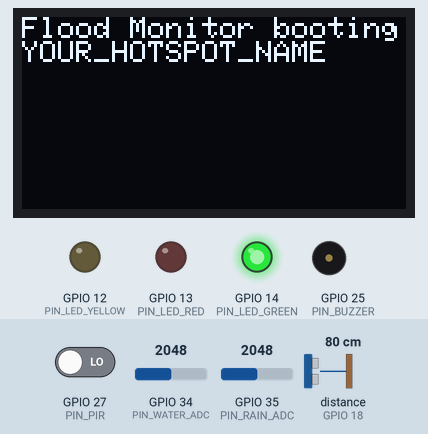
This sketch was run on a simulated ESP32. On the bench: 128×64 one-colour display, output pins drawn as LEDs (lit = HIGH), buzzer (waves = sounding). Wiring (inferred from the names in the program): ultrasonic range finder: trigger GPIO 5; echo GPIO 18. The inputs (shaded band) are chosen by the test bench; at power-on: distance to the obstacle (sensor on GPIO 18) 80 cm, GPIO 27 (PIN_PIR) LOW, GPIO 34 (PIN_WATER_ADC) = 2048, GPIO 35 (PIN_RAIN_ADC) = 2048. The echo pulse lasts 58.3 µs per cm; WiFi joins after 1.5 s; servers stay silent unless stated; the local clock reads 2024-03-15 10:24:30 at power-on unless the sketch sets it; pins used as bus, display or sensor lines are not drawn; what the sketch prints to the serial monitor is not drawn.

Above: at 0.3 s.
1.5 s: distance to the obstacle (sensor on GPIO 18) set to 74 cm
At 3.2 s:
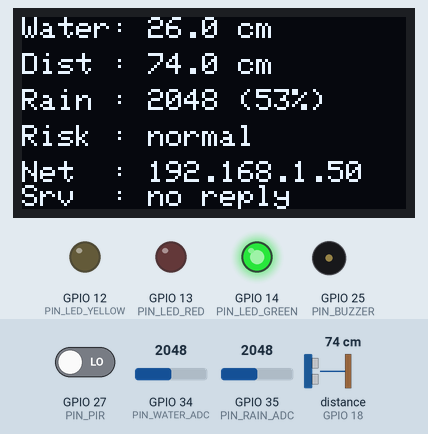
3.5 s: distance to the obstacle (sensor on GPIO 18) set to 67 cm
At 4.7 s:
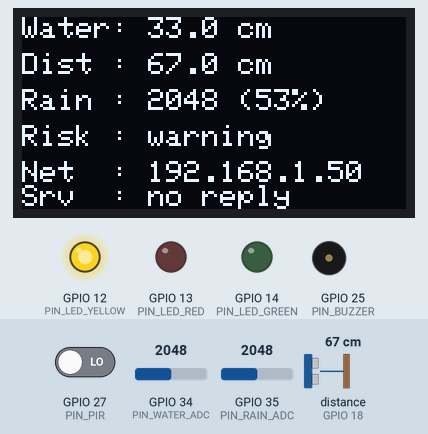
5.0 s: distance to the obstacle (sensor on GPIO 18) set to 60 cm
At 7.9 s:
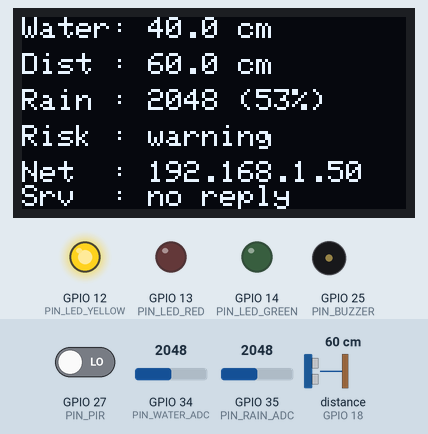
8.2 s: distance to the obstacle (sensor on GPIO 18) set to 51 cm
At 10.5 s:
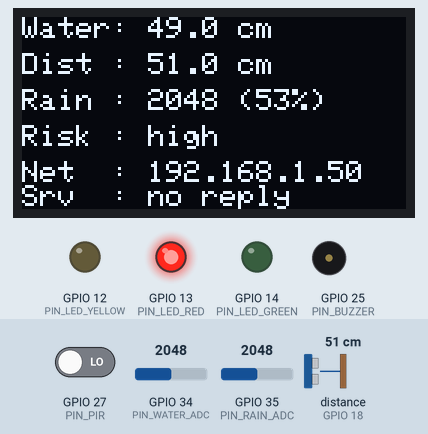
10.7 s: distance to the obstacle (sensor on GPIO 18) set to 37 cm
At 11.82 s:
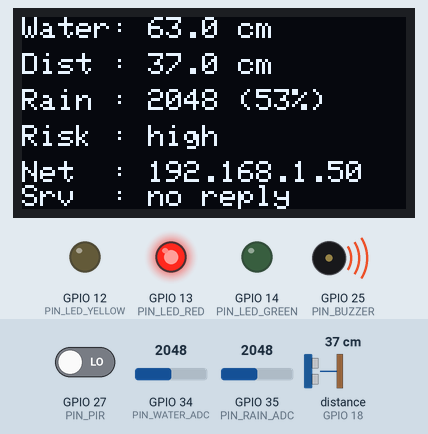
13.2 s: distance to the obstacle (sensor on GPIO 18) set to 30 cm
At 13.7 s:
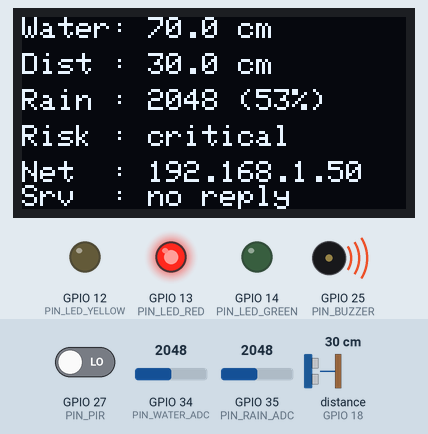
Timing chart, 0 to 15.7 s (numbered marks = the images above; inputs shaded):
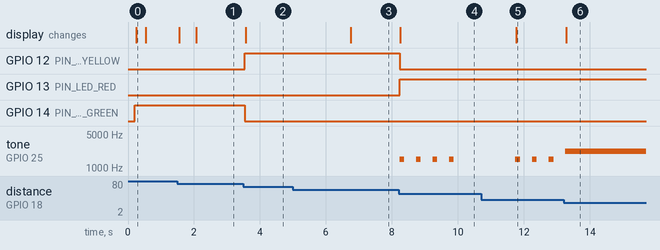

Measured:
- the behaviour switches between 71 and 70 cm on distance to the obstacle (sensor on GPIO 18) (found by bisection; images 1 and 2)
- the behaviour switches between 55 and 54 cm on distance to the obstacle (sensor on GPIO 18) (found by bisection; images 3 and 4)
- the behaviour switches between 35 and 34 cm on distance to the obstacle (sensor on GPIO 18) (found by bisection; images 5 and 6)
- after the input at 1.5 s, the display: first changes after 0.05 s (image 1 shows a later state)
- after the input at 3.5 s, GPIO 12 (PIN_LED_YELLOW): LOW → HIGH at once; GPIO 14 (PIN_LED_GREEN): HIGH → LOW at once; the display: changes after 0.07 s (image 2)
- after the input at 5.0 s, the display: changes after 1.8 s (image 3)
- after the input at 8.2 s, GPIO 12 (PIN_LED_YELLOW): HIGH → LOW at once; GPIO 13 (PIN_LED_RED): LOW → HIGH at once; tone on GPIO 25 (PIN_BUZZER): alternates 1500 Hz for 0.15 s and silent for 0.35 s, 8 changes in all, then stays silent, starting at once; the display: changes after 0.06 s (image 4)
- after the input at 10.7 s, the display: changes after 1.1 s (image 5)
- after the input at 13.2 s, the display: changes after 0.08 s (image 6)

The sketch:

flood_monitor.ino
```cpp
/*
 * flood_monitor.ino
 * ---------------------------------------------------------------------------
 * Flood Prediction & Early Warning System - ESP32 sensor node firmware.
 *
 * Flow:
 *   HC-SR04 + rain sensor + analogue water sensor + PIR
 *        -> ESP32 Wi-Fi (mobile hotspot)
 *        -> HTTP POST to the computer running FastAPI:
 *             http://<COMPUTER_HOTSPOT_IP>:8000/api/sensors/data
 *
 * Component / pin map (matches the existing prototype, do not change casually):
 *   Rain analogue input .......... GPIO 35  (ADC1, input only)
 *   Water analogue input ......... GPIO 34  (ADC1, input only)
 *   Ultrasonic TRIG .............. GPIO 5
 *   Ultrasonic ECHO .............. GPIO 18  (*LEVEL SHIFT / DIVIDER REQUIRED*)
 *   PIR .......................... GPIO 27
 *   Green LED .................... GPIO 14
 *   Yellow LED ................... GPIO 12
 *   Red LED ...................... GPIO 13
 *   Buzzer ....................... GPIO 25
 *   OLED I2C SDA ................. GPIO 21
 *   OLED I2C SCL ................. GPIO 22   (address 0x3C)
 *   Serial ....................... 115200
 *
 * SAFETY NOTE:
 *   The HC-SR04 ECHO pin outputs 5 V. Feeding it directly into GPIO 18 will
 *   eventually damage the ESP32. Use a level shifter or a 1k/2k voltage divider
 *   so ECHO never exceeds 3.3 V.
 *
 * LIBRARIES (Arduino IDE Library Manager):
 *   - Adafruit SSD1306
 *   - Adafruit GFX Library
 *
 * CONFIGURE Wi-Fi / backend in "wifi_config.h" (see that file).
 * Never commit your real Wi-Fi password to a public repository.
 */

#include <WiFi.h>
#include <WebServer.h>
#include <Wire.h>
#include <Adafruit_GFX.h>
#include <Adafruit_SSD1306.h>

#include "wifi_config.h"   // Wi-Fi SSID/password + backend host/port + calibration

// ---------------------------------------------------------------------------
// Pull mode: the backend can also PULL from this ESP32 instead of being pushed
// to. Enter this device's IP (shown on the OLED as "Net") into the dashboard's
// "ESP32 address" box. The web server listens on port 80.
// ---------------------------------------------------------------------------
WebServer server(80);

// Forward declarations (Arduino IDE auto-generates prototypes, but keeping these
// explicit avoids ordering surprises between buildJson() and isoNow()).
String isoNow();

// --------------------------------------------------------------------------- //
// Pins
// --------------------------------------------------------------------------- //
#define PIN_RAIN_ADC      35
#define PIN_WATER_ADC     34
#define PIN_TRIG          5
#define PIN_ECHO          18
#define PIN_PIR           27
#define PIN_LED_GREEN     14
#define PIN_LED_YELLOW    12
#define PIN_LED_RED       13
#define PIN_BUZZER        25

#define OLED_SDA          21
#define OLED_SCL          22
#define OLED_ADDR         0x3C
#define SCREEN_WIDTH      128
#define SCREEN_HEIGHT     64

// --------------------------------------------------------------------------- //
// Risk thresholds (MUST match backend/backend/config.py - prototype values!)
// --------------------------------------------------------------------------- //
#define THRESHOLD_WARNING_CM   30.0
#define THRESHOLD_HIGH_CM      45.0
#define THRESHOLD_CRITICAL_CM  65.0

// Rain ADC calibration (12-bit). Relative percentage only, not mm/hour.
#define RAIN_ADC_DRY      400
#define RAIN_ADC_WET      3500

#define REPORT_INTERVAL_MS  5000UL   // send a reading every 5 s
#define SENSOR_INTERVAL_MS  500UL    // read sensors twice a second
#define HTTP_TIMEOUT_MS     2500     // do not block the loop for longer than this
#define WIFI_RETRY_MS       10000UL

Adafruit_SSD1306 display(SCREEN_WIDTH, SCREEN_HEIGHT, &Wire, -1);

// --------------------------------------------------------------------------- //
// State
// --------------------------------------------------------------------------- //
unsigned long lastSensorMs = 0;
unsigned long lastReportMs = 0;
unsigned long lastWifiAttemptMs = 0;

float gWaterLevel = 0.0;      // cm
float gDistance = -1.0;       // cm, -1 = invalid / timeout
int   gRainAdc = 0;
float gRainPct = 0.0;
int   gWaterAdc = 0;
int   gPir = 0;
bool  gDistanceValid = false;

String gRisk = "normal";
bool gBackendOk = false;
unsigned long gLastBackendOkMs = 0;
bool gWebServerStarted = false;

// --------------------------------------------------------------------------- //
// Setup
// --------------------------------------------------------------------------- //
void setup() {
  Serial.begin(115200);
  delay(200);

  pinMode(PIN_TRIG, OUTPUT);
  pinMode(PIN_ECHO, INPUT);
  pinMode(PIN_PIR, INPUT);
  pinMode(PIN_LED_GREEN, OUTPUT);
  pinMode(PIN_LED_YELLOW, OUTPUT);
  pinMode(PIN_LED_RED, OUTPUT);
  pinMode(PIN_BUZZER, OUTPUT);
  digitalWrite(PIN_TRIG, LOW);
  setIndicators("normal");
  noTone(PIN_BUZZER);

  Wire.begin(OLED_SDA, OLED_SCL);
  if (!display.begin(SSD1306_SWITCHCAPVCC, OLED_ADDR)) {
    Serial.println("[OLED] init failed (check wiring/address 0x3C)");
  } else {
    display.clearDisplay();
    display.setTextColor(SSD1306_WHITE);
    display.setTextSize(1);
    display.setCursor(0, 0);
    display.println("Flood Monitor booting");
    display.println(WIFI_SSID);
    display.display();
  }

  connectWifi();
}

// --------------------------------------------------------------------------- //
// Wi-Fi
// --------------------------------------------------------------------------- //
void connectWifi() {
  if (WiFi.status() == WL_CONNECTED) return;
  Serial.printf("[WiFi] connecting to %s ...\n", WIFI_SSID);
  WiFi.mode(WIFI_STA);
  WiFi.begin(WIFI_SSID, WIFI_PASSWORD);
  lastWifiAttemptMs = millis();
}

// --------------------------------------------------------------------------- //
// Sensors
// --------------------------------------------------------------------------- //
float readDistanceCm() {
  digitalWrite(PIN_TRIG, LOW);
  delayMicroseconds(3);
  digitalWrite(PIN_TRIG, HIGH);
  delayMicroseconds(10);
  digitalWrite(PIN_TRIG, LOW);

  // 25 ms timeout -> ~4 m max range. 0 == no echo (never treat as 0 cm water!)
  unsigned long duration = pulseIn(PIN_ECHO, HIGH, 25000UL);
  if (duration == 0) return -1.0;
  float cm = duration * 0.0343f / 2.0f;
  if (cm < 2.0f || cm > 400.0f) return -1.0;
  return cm;
}

void readSensors() {
  gRainAdc = analogRead(PIN_RAIN_ADC);
  gWaterAdc = analogRead(PIN_WATER_ADC);
  gPir = digitalRead(PIN_PIR) ? 1 : 0;

  // Rain: calibrated RELATIVE percentage (not a physical mm/hour measurement).
  long span = RAIN_ADC_WET - RAIN_ADC_DRY;
  float pct = (float)(gRainAdc - RAIN_ADC_DRY) / (float)span * 100.0f;
  if (pct < 0) pct = 0;
  if (pct > 100) pct = 100;
  gRainPct = pct;

  float d = readDistanceCm();
  if (d < 0) {
    gDistanceValid = false;             // keep last known level, flag invalid
    Serial.println("[HC-SR04] timeout/invalid reading");
  } else {
    gDistanceValid = true;
    gDistance = d;
    float level = (float)REFERENCE_HEIGHT_CM - d;
    if (level < 0) level = 0;
    gWaterLevel = level;
  }

  // Local risk classification (same thresholds as backend).
  if (!gDistanceValid) {
    gRisk = "unknown";
  } else if (gWaterLevel >= THRESHOLD_CRITICAL_CM) {
    gRisk = "critical";
  } else if (gWaterLevel >= THRESHOLD_HIGH_CM) {
    gRisk = "high";
  } else if (gWaterLevel >= THRESHOLD_WARNING_CM) {
    gRisk = "warning";
  } else {
    gRisk = "normal";
  }

  setIndicators(gRisk);
}

void setIndicators(const String &risk) {
  digitalWrite(PIN_LED_GREEN,  risk == "normal"   ? HIGH : LOW);
  digitalWrite(PIN_LED_YELLOW, risk == "warning"  ? HIGH : LOW);
  digitalWrite(PIN_LED_RED,    (risk == "high" || risk == "critical") ? HIGH : LOW);
  if (risk == "critical") {
    tone(PIN_BUZZER, 2200);
  } else if (risk == "high") {
    tone(PIN_BUZZER, 1500, 150);   // short chirp
  } else {
    noTone(PIN_BUZZER);
  }
}

// --------------------------------------------------------------------------- //
// Display
// --------------------------------------------------------------------------- //
void updateDisplay() {
  display.clearDisplay();
  display.setTextColor(SSD1306_WHITE);
  display.setTextSize(1);

  display.setCursor(0, 0);
  display.print("Water: ");
  if (gDistanceValid) { display.print(gWaterLevel, 1); display.println(" cm"); }
  else { display.println("-- (no echo)"); }

  display.setCursor(0, 12);
  display.print("Dist : ");
  if (gDistanceValid) { display.print(gDistance, 1); display.println(" cm"); }
  else { display.println("-- cm"); }

  display.setCursor(0, 24);
  display.print("Rain : ");
  display.print(gRainAdc);
  display.print(" (");
  display.print((int)gRainPct);
  display.println("%)");

  display.setCursor(0, 36);
  display.print("Risk : ");
  display.println(gRisk);

  display.setCursor(0, 48);
  display.print("Net  : ");
  display.print(WiFi.status() == WL_CONNECTED ? WiFi.localIP().toString() : String("offline"));
  display.setCursor(0, 56);
  display.print("Srv  : ");
  display.print(gBackendOk ? "ok" : "no reply");
  display.display();
}

// --------------------------------------------------------------------------- //
// Sensor JSON (shared by POST mode and the pull-mode web server)
// --------------------------------------------------------------------------- //
String buildJson() {
  String json = "{";
  json += "\"device_id\":\"" DEVICE_ID "\",";
  json += "\"source\":\"esp32\",";
  json += "\"firmware\":\"flood_monitor/1.0\",";
  json += "\"ip\":\"" + WiFi.localIP().toString() + "\",";
  if (gDistanceValid) {
    json += "\"water_level_cm\":" + String(gWaterLevel, 2) + ",";
    json += "\"ultrasonic_distance_cm\":" + String(gDistance, 2) + ",";
  } else {
    // Omit invalid measurements rather than sending a false 0 cm water level.
    json += "\"ultrasonic_distance_cm\":null,";
  }
  json += "\"rainfall_reading\":" + String(gRainAdc) + ",";
  json += "\"rainfall_intensity\":" + String(gRainPct, 1) + ",";
  json += "\"water_sensor_raw\":" + String(gWaterAdc) + ",";
  json += "\"pir_motion\":" + String(gPir) + ",";
  json += "\"risk\":\"" + gRisk + "\",";
  json += "\"timestamp\":\"" + isoNow() + "\"";
  json += "}";
  return json;
}

// --------------------------------------------------------------------------- //
// Pull-mode web server handlers
// --------------------------------------------------------------------------- //
void handleReadings() {
  server.sendHeader("Access-Control-Allow-Origin", "*");
  server.send(200, "application/json", buildJson());
}

void handleNotFound() {
  server.sendHeader("Access-Control-Allow-Origin", "*");
  server.send(404, "text/plain", "Use /api/readings (or /data) on this ESP32.");
}

void startWebServer() {
  server.on("/", HTTP_GET, handleReadings);
  server.on("/data", HTTP_GET, handleReadings);
  server.on("/api/readings", HTTP_GET, handleReadings);
  server.onNotFound(handleNotFound);
  server.begin();
}

// --------------------------------------------------------------------------- //
// HTTP POST (non-blocking with a short timeout)
// --------------------------------------------------------------------------- //
bool postReading() {
  if (WiFi.status() != WL_CONNECTED) return false;

  WiFiClient client;
  client.setTimeout(HTTP_TIMEOUT_MS / 1000);
  if (!client.connect(BACKEND_HOST, BACKEND_PORT)) {
    Serial.println("[HTTP] connect failed");
    return false;
  }
  client.setNoDelay(true);

  String json = buildJson();
  client.print("Host: "); client.print(BACKEND_HOST); client.print("\r\n");
  client.print("Content-Type: application/json\r\n");
  client.print("Content-Length: "); client.print(json.length()); client.print("\r\n");
  client.print("Connection: close\r\n\r\n");
  client.print(json);

  unsigned long start = millis();
  while (client.connected() && !client.available() && (millis() - start) < HTTP_TIMEOUT_MS) {
    delay(10);
  }

  String statusLine = client.readStringUntil('\n');
  client.stop();

  bool ok = statusLine.indexOf("200") > 0 || statusLine.indexOf("422") > 0;
  if (ok) {
    gLastBackendOkMs = millis();
    Serial.print("[HTTP] "); Serial.println(statusLine);
  } else {
    Serial.print("[HTTP] failed: "); Serial.println(statusLine);
  }
  return ok;
}

String isoNow() {
  // NTP is optional; if time is not synced we send an empty-ish timestamp and the
  // backend records its own server time anyway.
  time_t now = time(nullptr);
  if (now < 1600000000) return "";   // not synced
  struct tm tmv;
  gmtime_r(&now, &tmv);
  char buf[32];
  strftime(buf, sizeof(buf), "%Y-%m-%dT%H:%M:%SZ", &tmv);
  return String(buf);
}

// --------------------------------------------------------------------------- //
// Loop
// --------------------------------------------------------------------------- //
void loop() {
  unsigned long nowMs = millis();

  if (WiFi.status() != WL_CONNECTED && (nowMs - lastWifiAttemptMs) > WIFI_RETRY_MS) {
    connectWifi();
  }

  // Pull mode: once Wi-Fi is up, serve /api/readings for the backend to fetch.
  if (WiFi.status() == WL_CONNECTED && !gWebServerStarted) {
    startWebServer();
    gWebServerStarted = true;
    Serial.print("[Web] serving at http://");
    Serial.print(WiFi.localIP());
    Serial.println("/api/readings");
  }
  if (gWebServerStarted) {
    server.handleClient();
  }

  if ((nowMs - lastSensorMs) >= SENSOR_INTERVAL_MS) {
    lastSensorMs = nowMs;
    readSensors();
    updateDisplay();
  }

  if (WiFi.status() == WL_CONNECTED && (nowMs - lastReportMs) >= REPORT_INTERVAL_MS) {
    lastReportMs = nowMs;
    if (gDistanceValid) {                 // never report a reading with no valid level
      gBackendOk = postReading();
    }
  }

  delay(10);   // cooperative yield - keeps the loop responsive
}
```

wifi_config.h
```cpp
/*
 * wifi_config.h - ESP32 flood node configuration.
 * ---------------------------------------------------------------------------
 * EDIT THE VALUES BELOW for your own installation, then upload the sketch.
 *
 * These are PLACEHOLDERS on purpose so no private credentials are published.
 * DO NOT commit your real Wi-Fi password to a public repository.
 *
 * BACKEND_HOST must be the computer's IPv4 address ON THE MOBILE HOTSPOT
 * NETWORK - NOT 127.0.0.1 and NOT the ESP32's own address.
 * run_project.bat prints the correct value (look for "ESP32 BACKEND URL").
 */
#ifndef WIFI_CONFIG_H
#define WIFI_CONFIG_H

// ---- Network --------------------------------------------------------------
#define WIFI_SSID       "YOUR_HOTSPOT_NAME"
#define WIFI_PASSWORD   "YOUR_HOTSPOT_PASSWORD"

// ---- Backend (the computer running FastAPI) -------------------------------
#define BACKEND_HOST    "192.168.43.100"   // <-- replace with the PC's hotspot IPv4
#define BACKEND_PORT    8000

// ---- Identity / calibration ----------------------------------------------
#define DEVICE_ID           "esp32-flood-01"
// Distance (cm) from the ultrasonic sensor down to the reference zero water
// level. Used as: water_level_cm = REFERENCE_HEIGHT_CM - ultrasonic_distance_cm.
// Must match REFERENCE_HEIGHT_CM used by the backend (default 100).
#define REFERENCE_HEIGHT_CM 100.0

#endif  // WIFI_CONFIG_H
```
